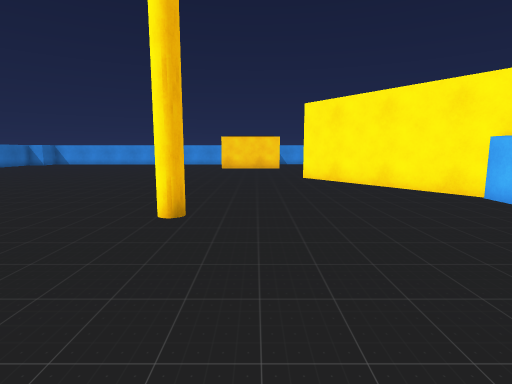
View 1 (above)

16 first-person views from a walk through a Unity game level. The camera is 1.2 m above the floor, tilts 8° down and sees 80° across. The floor is counted in squares, 1 m on a side. Each view is taken from the middle of a square. On the plan, view 1 faces up. The plan holds only what a view shows up to about 13 squares ahead; the rest is blank. The place goes on beyond the plan.

View 2
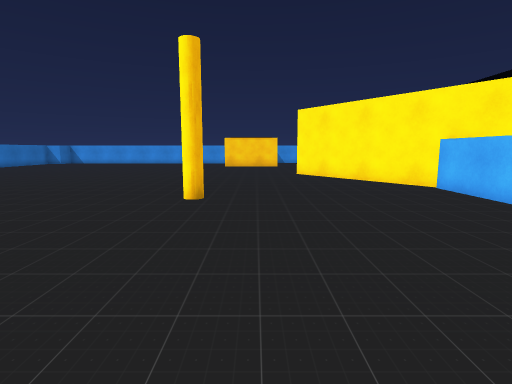

View 3
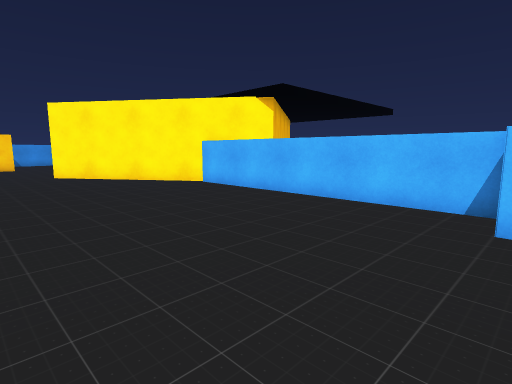

View 4
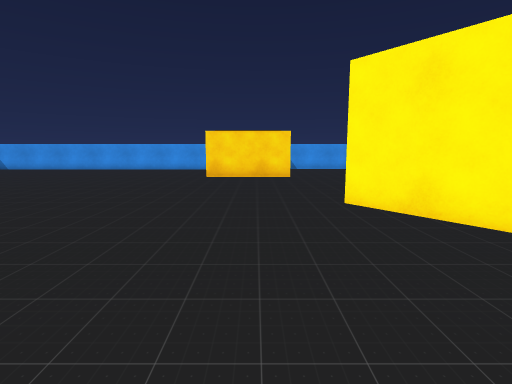

View 5
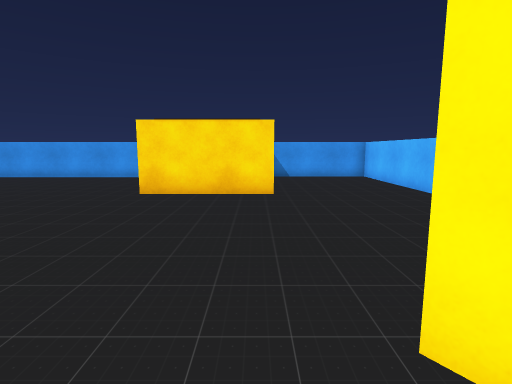

View 6
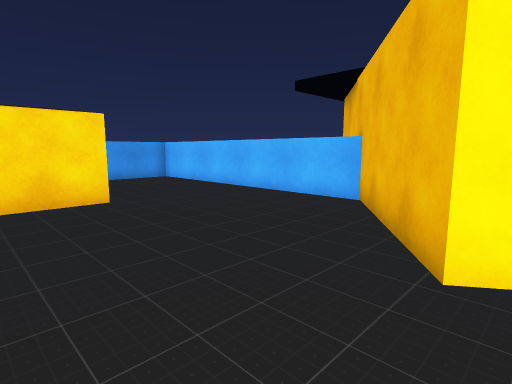

View 7
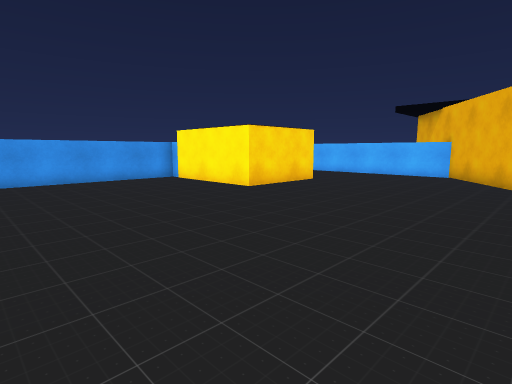

View 8
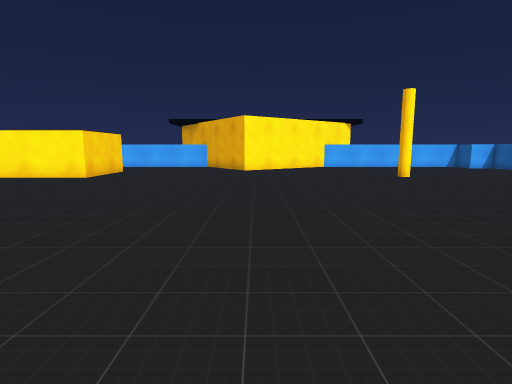

View 9
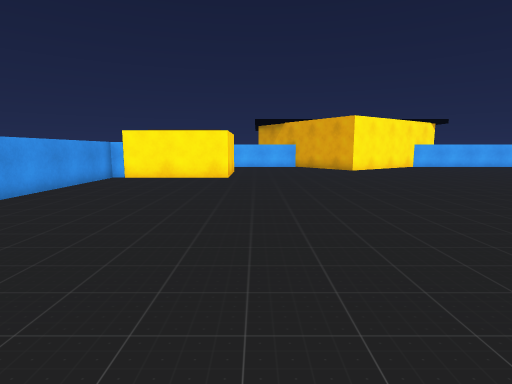

View 10
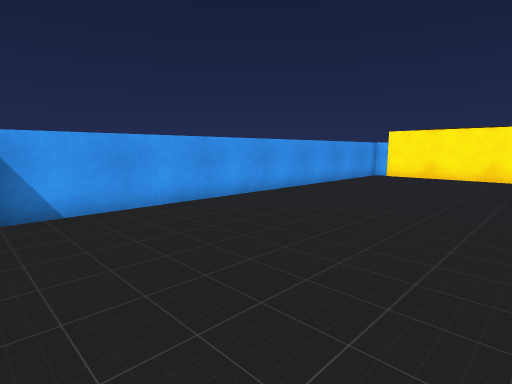

View 11
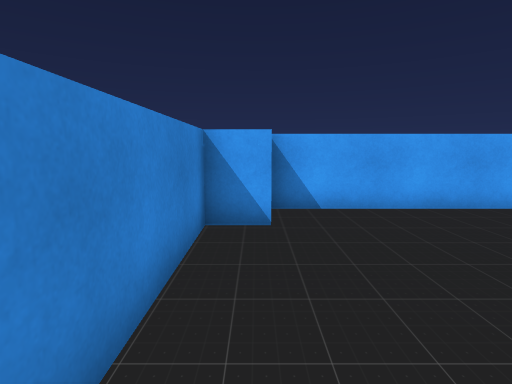

View 12
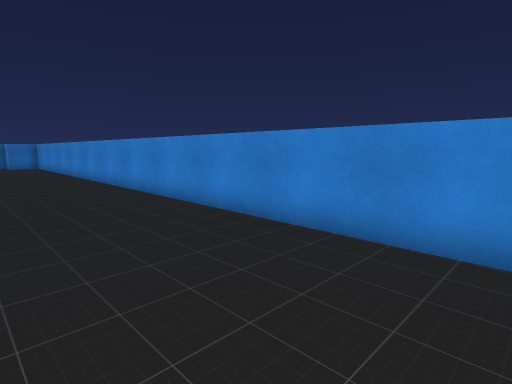

View 13
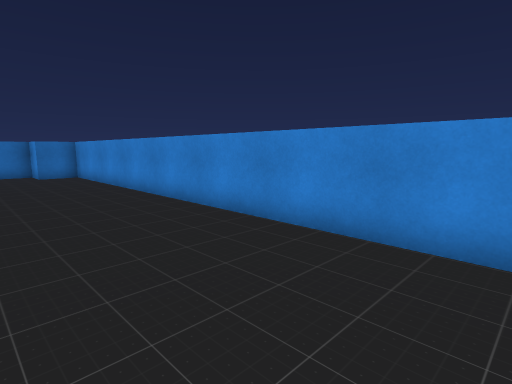

View 14
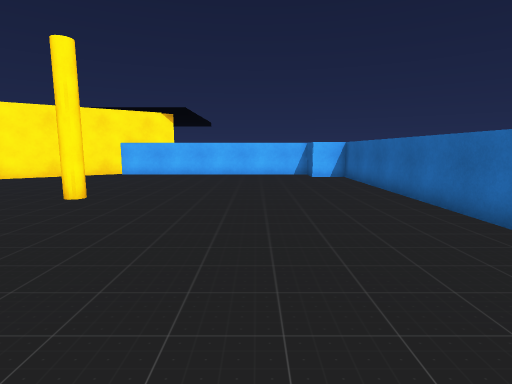

View 15
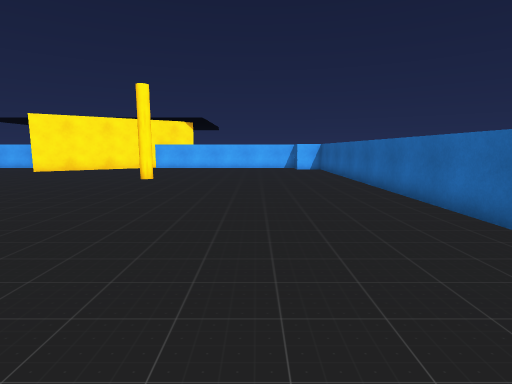

View 16
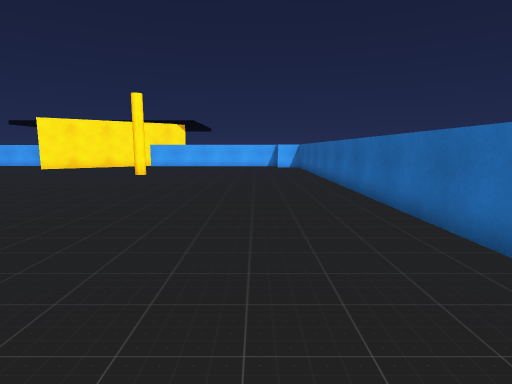

### Floor plan
Key: @ floor where view 1 was taken; # wall or solid block; x gap in a wall; . floor; O other object.
Columns run from 17 left of view 1 to 6 right of it. Each row starts with its distance up from view 1.
 25                     ####
 24  ###############    ...#
 23 x..............#   ....#
 22 #..............#   ....#
 21 #..............#   ....#
 20 #..............OOOO....#
 19 #..............OOOO....#
 18 #......................#
 17 #......................#
 16 #......................#
 15 #.....................##
 14 #....................##
 13 #..................###
 12 #..................##
 11 #...................##
 10 #....................##
  9 #.....................#
  8 #.... ................##
  7 #....  ................#
  6 #...    ........#......#
  5 #...  .................#
  4 #... ..................#
  3 #......................#
  2 #......................#
  1 #......................#
  0 #................@.....#
 -1 #......................#
 -2 # ....................
 -3   ####################

Where each view was taken, in squares from view 1:
view 1: 0 up, 0 right, facing up
view 2: 2 down, 0 right, facing up
view 3: 2 down, 1 left, facing up-right
view 4: 6 up, 0 right, facing up
view 5: 11 up, 1 right, facing up
view 6: 12 up, 1 left, facing up-right
view 7: 12 up, 9 left, facing up-right
view 8: 12 up, 15 left, facing right
view 9: 18 up, 15 left, facing right
view 10: 18 up, 16 left, facing up-right
view 11: 18 up, 16 left, facing up
view 12: 21 up, 13 left, facing down-left
view 13: 13 up, 13 left, facing down-left
view 14: 1 up, 9 left, facing right
view 15: 1 up, 14 left, facing right
view 16: 0 up, 16 left, facing right
